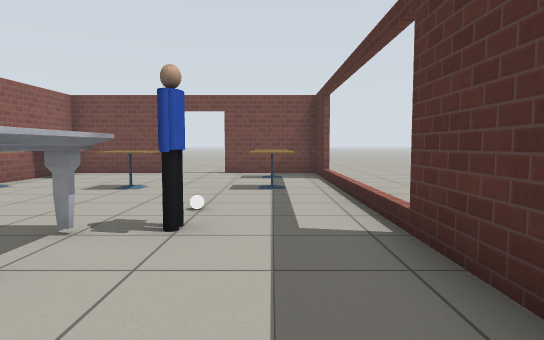
view 1 (above)

20 first-person views from a walk through a robot-simulator world made for Gazebo. The camera is 0.9 m above the floor, tilts 4° down and sees 75° across. The floor is counted in squares, 1 m on a side. Each view is taken from the middle of a square. On the plan, view 1 faces up. The plan holds only what a view shows up to about 12 squares ahead; the rest is blank. The robots in the file are not drawn. Gazebo's built-in surfaces are drawn with simple patterns. Simple shapes stand in for some stock models.

view 2
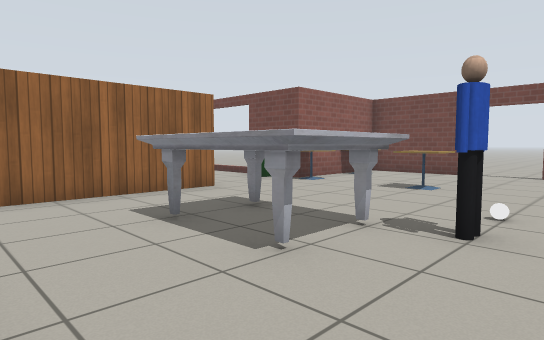

view 3
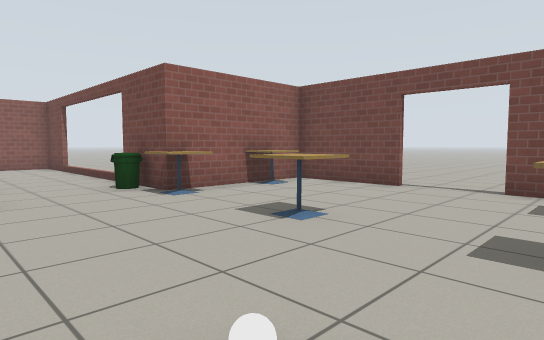

view 4
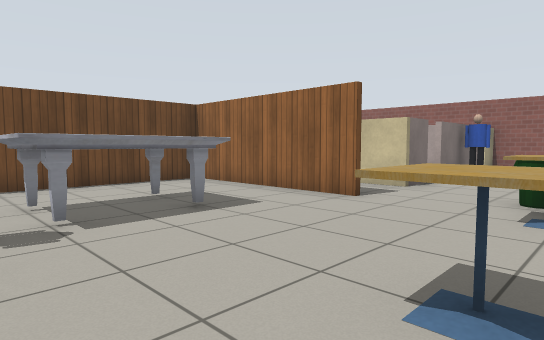

view 5
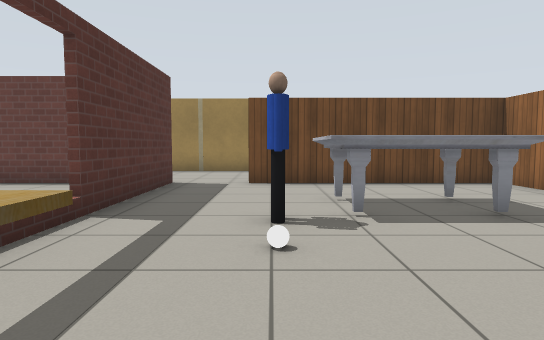

view 6
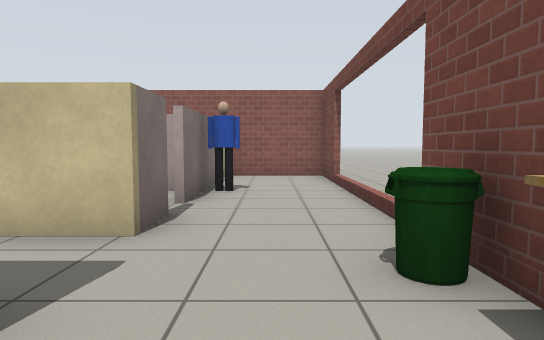

view 7
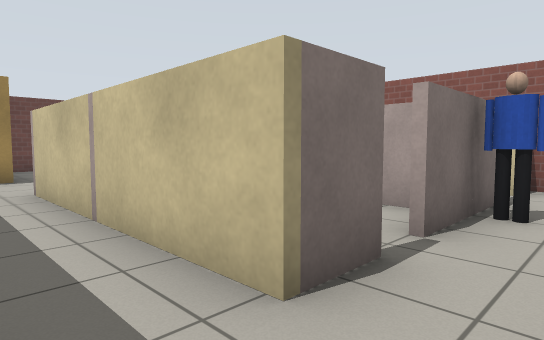

view 8
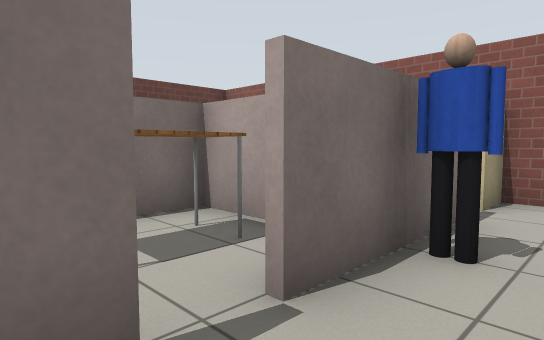

view 9
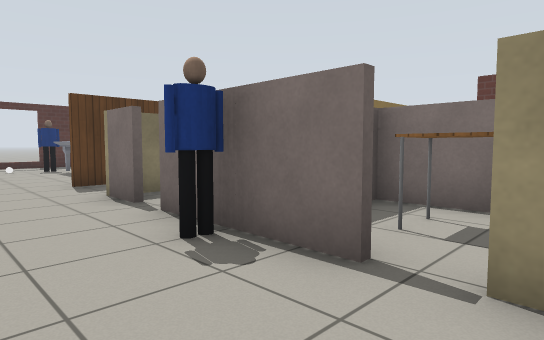

view 10
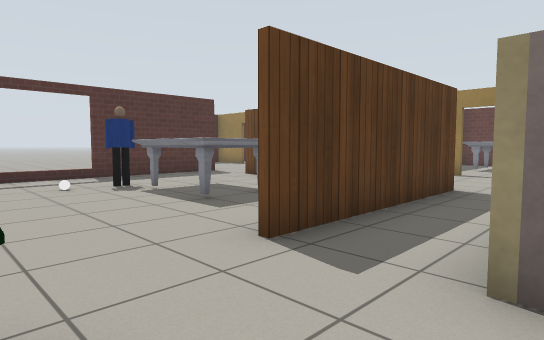

view 11
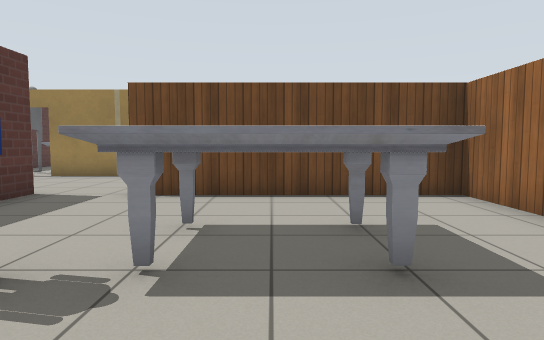

view 12
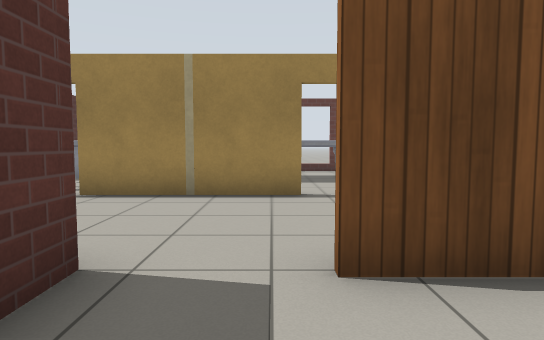

view 13
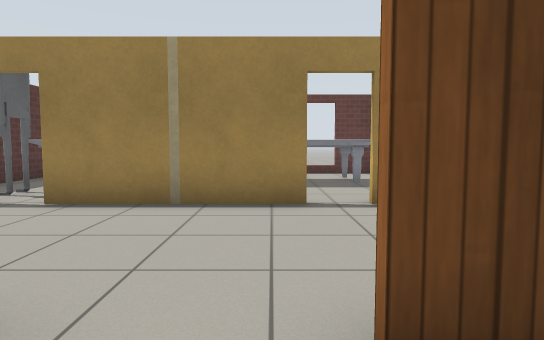

view 14
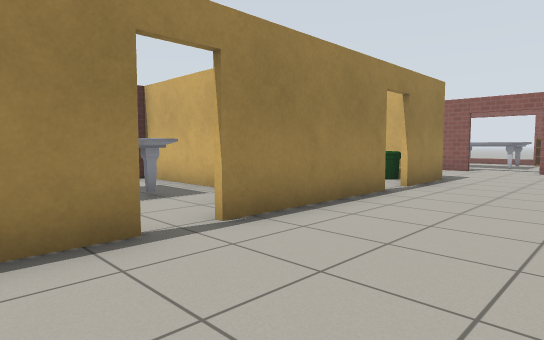

view 15
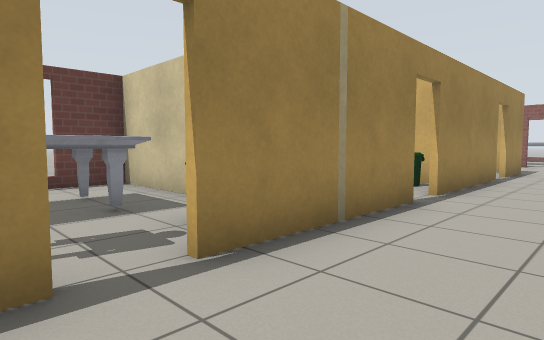

view 16
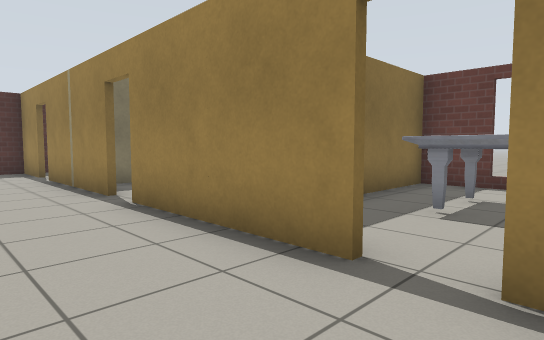

view 17
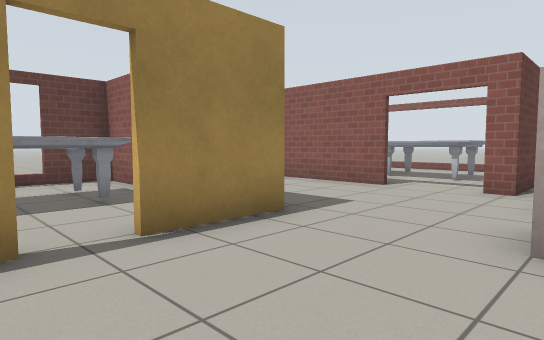

view 18
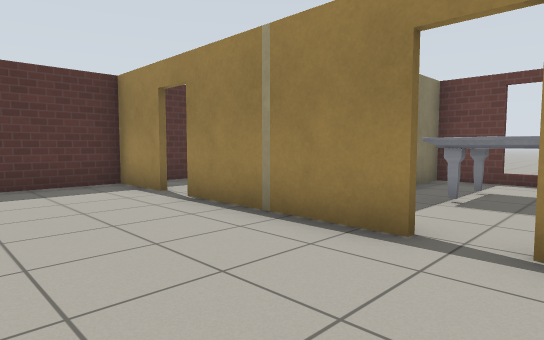

view 19
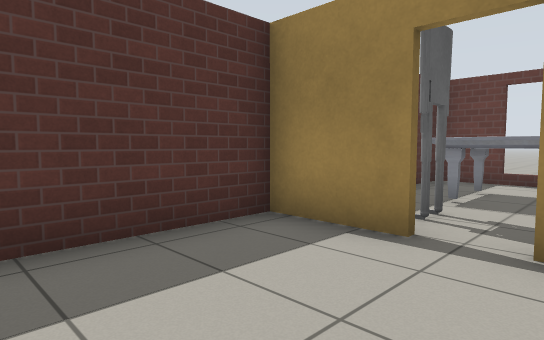

view 20
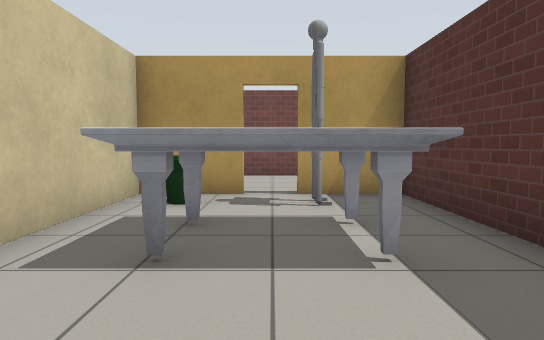

### Floor plan
Points are (right, up) in squares from view 1. A wall is a line through its corners. A room is listed if a view was taken in it or the views show most of it. See-through windows are left out.
Room 1 (views 1, 2, 3, 4, 5, 6, 7, 8, 9, 10, 11, 12, 13)
walls: (-6.5, 4.7) (-6.5, -0.4) (-0.4, -0.4); (-9.6, 4.6) (-8.5, 4.6) (-8.5, -0.6); (-3.5, 11.5) (-6.5, 11.5) (-6.5, 7.5) (-8.6, 7.5); (-6.6, -0.6) (-6.6, 4.7); (-13.5, 7.5) (-15.5, 7.5) (-15.5, 4.6) (-14.4, 4.6); (-13.6, 4.6) (-10.4, 4.6); (1.4, -0.6) (1.4, 11.5) (-1.6, 11.5)
ways out: opening at (-8, 0) to room 2; opening at (0, 0) to room 2; opening at (-10, 5) to room 5; opening at (-14, 5); open door at (-2.5, 11.5)
objects: person (-12, 5); bin (-7, 7); cafe table (-6, 7) to (-6, 8); cafe table (-6, 10); marble table (-4, 2) to (-2, 4); cafe table (-3, 7) to (-3, 8); person (-1, 4); white ball (-1, 5); cafe table (0, 7) to (0, 8); other object (0, 10)
Room 2 (views 14, 15, 16, 17, 18, 19, 20)
walls: (-9.8, -8.4) (-9.1, -8.4); (-12.5, -6.4) (-12.5, -8); (-8.6, -4.4) (-6.5, -4.4); (-5.6, -4.4) (-1.5, -4.4); (-12.5, -2.4) (-12.5, -2.9); (-8.5, -0.6) (-8.5, -1.6); (-0.6, -4.4) (3.5, -4.4); (4.4, -4.4) (6.4, -4.4) (6.4, -1.4); (4.9, -0.5) (3.1, -0.5)
ways out: opening at (-8, 0) to room 1; opening at (0, 0) to room 1; open door at (-1, -4.5) to room 3; open door at (4, -4.5) to room 4; open door at (-12.5, -3.5); open door at (-10.5, -8.5); open door at (-6, -4.5)
objects: marble table (-16, -6) to (-15, -4); bin (-8, -6) to (-8, -5)
Room 3 (no view inside)
walls: (-3.5, -7.1) (-3.5, -10.4); (-3.5, -5.1) (-3.5, -5.6); (-4, -10.4) (1.4, -10.4) (1.4, -9)
ways out: open door at (-1, -4.5) to room 2
objects: bin (-3, -5); marble table (-2, -8) to (0, -7)
Room 4 (no view inside)
walls: (3.5, -4.5) (1.6, -4.5) (1.6, -10.4); (1.4, -10.4) (6.4, -10.4) (6.4, -4.5) (4.4, -4.5)
ways out: open door at (4, -4.5) to room 2
objects: marble table (3, -9) to (5, -7); bin (3, -6) to (3, -5); other object (5, -6) to (5, -5)
Room 5 (no view inside)
walls: (-12, 4.1) (-12, 1.6); (-8.6, 3.6) (-8.6, 4.1)
ways out: opening at (-10, 5) to room 1
objects: table (-11, 3) to (-10, 3)

Positions as (right, up) in squares from view 1, and headings:
1: (0, 0), facing up
2: (0, 0), facing up-left
3: (0, 4), facing up-left
4: (-1, 8), facing down-left
5: (-1, 8), facing down
6: (-5, 6), facing left
7: (-7, 6), facing down-left
8: (-9, 6), facing down-left
9: (-15, 7), facing down-right
10: (-9, 7), facing down-right
11: (-3, 6), facing down
12: (0, 2), facing down
13: (0, 1), facing down
14: (1, -1), facing down-left
15: (5, -2), facing down-left
16: (-7, -2), facing down-right
17: (-5, -1), facing down-left
18: (-2, -1), facing down-right
19: (3, -1), facing down-right
20: (4, -11), facing up
